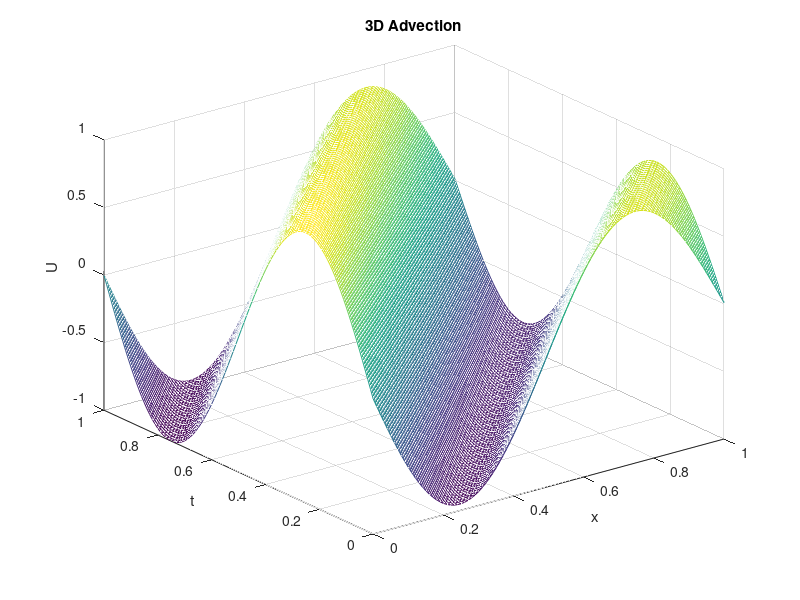
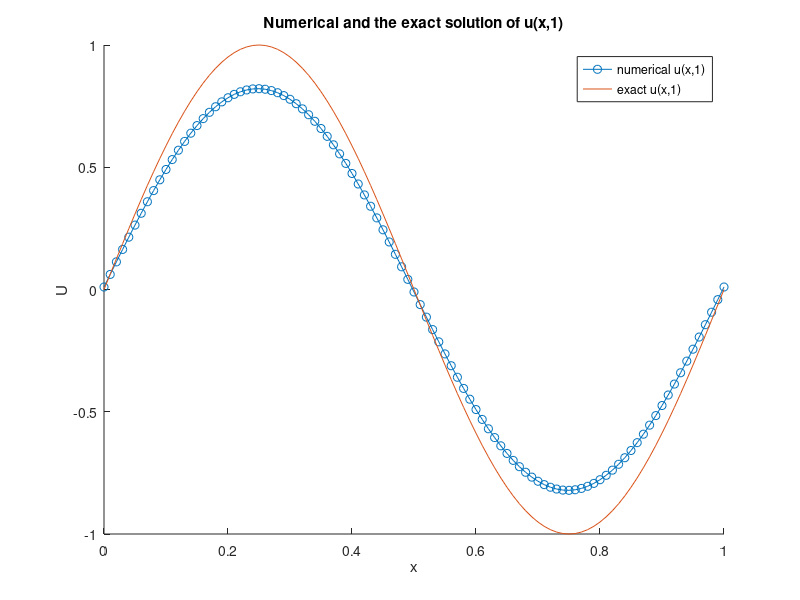

MATLAB code for these plots, in order:
% Using Euler Backwards
T = 1;
dx = 0.01;
xspan = 0:dx:1;
m = length(xspan)-1;

% suppose we have 100 time steps
n = 100;
dt = T/n;
tspan = 0:dt:T;

u0 = @(x) sin(2*pi.*x);

U = zeros(m+1,n+1);
U(:,1) = u0(xspan); % initial condition, t = 0

A = diag(zeros(m,1))+diag(-1*ones(m-1,1),1)+diag(ones(m-1,1),-1);
A(m,1) = -1;
A(1,m) = 1;
A = dt/(2*dx)*A;
I = eye(m);

for i = 1:n
    U(1:m,i+1) = (I-A)\U(1:m,i);
    U(m+1,i+1) = U(1,i+1);
end

% Generate a 3D graph
figure(1);
mesh(xspan,tspan,U(:,:))
xlabel('x')
ylabel('t')
zlabel('U')
title("3D Advection")
% Graph u(x,1) on a plane
figure(2);
hold off;
hold on;
plot(xspan,U(:,end),'-o')
plot(xspan, u0(xspan-T)) % Exact solution u0(x-T)
legend('numerical u(x,1)','exact u(x,1)')
title("Numerical and the exact solution of u(x,1)")
xlabel('x')
ylabel('U')
hold off;
